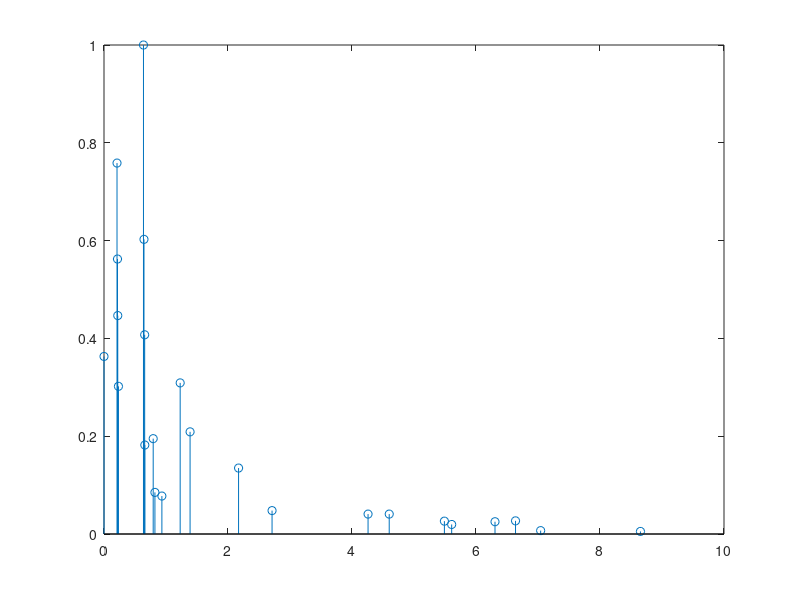
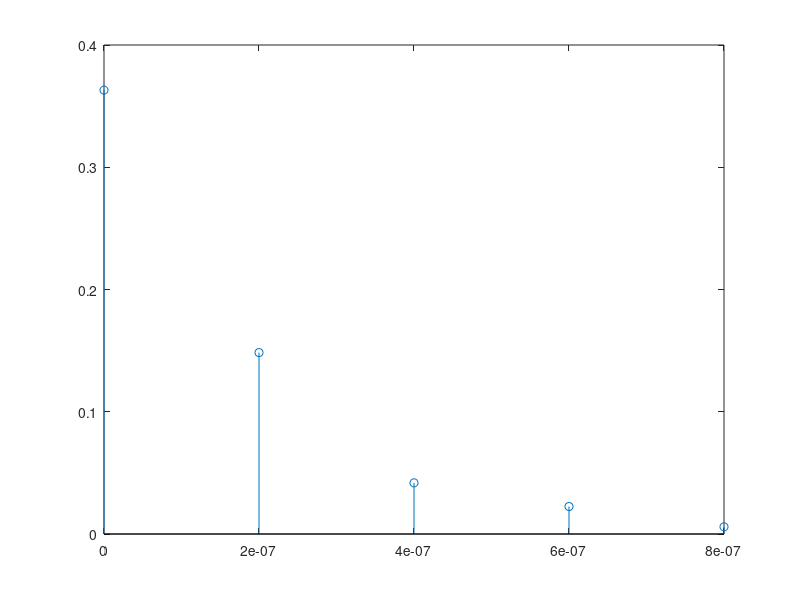

These figures' MATLAB source, in order:
% --------------------------------- %
% Lab2 Exercise 1 Q1
% --------------------------------- %
clear;
close all;
clc;

% Parameter Define

M = 4;                   % Model Order 4QAM M = 4
sub_carrier_num = 64;     % Number of subcarrier
symbol_num = 6;           % Number of symbols in each subcarrier
SNR_dB = 30;              % Eb/N0
Bw = 39/50 * 1e6;

subcarrierSpacing = Bw / sub_carrier_num;
fprintf("subcarrierSpacing = %.2f kHz\n", subcarrierSpacing / 1000);

dur_of_OFDM_symbol = sub_carrier_num / Bw;
fprintf("dur_of_OFDM_symbol = %.2f us\n", dur_of_OFDM_symbol * 1e6);

% Stem

Bw =  5e6;
Ts = 1/Bw;

% sampling period
fc = 5.9 * 16 ^ 9;  % carrier frequency

delay_norm = [0 0.2099 0.2219 0.2329 0.2176 0.6366 ...
    0.6448 0.6560 0.6584 0.7935 0.8213 0.9336 1.2285 ...
    1.3883 2.1704 2.7105 4.2589 4.6003 5.4902 5.6077 ...
    6.3065 6.6374 7.0427 8.6523]; % normalized delay as per standard

Power_db = [-4.4 -1.2 -3.5 -5.2 -2.5 0 -2.2 -3.9 -7.4 ...
    -7.1 -10.7 -11.1 -5.1 -6.8 -8.7 -13.2 -13.9 -13.9 ...
    -15.8 -17.1 -16 -15.7 -21.6 -22.8];% Power of each delay
% converting log scale to linear
pow_prof_ori = 10.^(0.1 * Power_db);

figure;
stem(delay_norm, pow_prof_ori);

Ds = 100e-9;                     % nominal delay spread as per standard
delay_actual = delay_norm * Ds;  % actual delay 
maxdelay = delay_actual(end);    % max delay as per standard
newdelays = (0 : Ts : maxdelay); % delays according to sampling rate

% --------------------------------- %
% interpolating and generating channel with given para
% --------------------------------- %
% interpolating and taking the value for required delays
newpowers = interp1(delay_actual, Power_db, newdelays);
% converting log scale to linear
pow_prof = 10.^(0.1 * newpowers);
len = length(pow_prof);

figure;
stem(newdelays, pow_prof);
